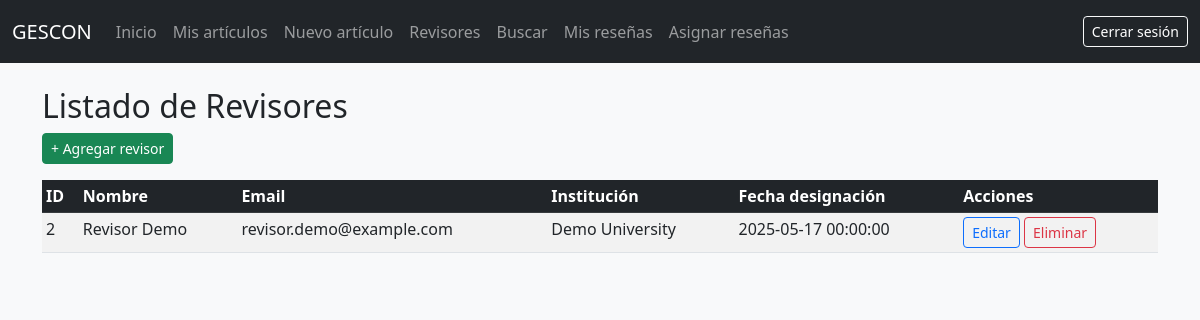
The page /PHP/revisores.php (signed in) on the database its author committed.
### tables this page shows
CREATE TABLE Revisor (
                         id_usuario        INT PRIMARY KEY,
                         institucion       VARCHAR(255),
                         fecha_designacion DATETIME,
                         FOREIGN KEY (id_usuario)
                             REFERENCES Usuario(id_usuario)
                             ON DELETE CASCADE
);

CREATE TABLE Usuario (
                         id_usuario      INT AUTO_INCREMENT PRIMARY KEY,
                         nombre          VARCHAR(100)  NOT NULL,
                         email           VARCHAR(255)  NOT NULL UNIQUE,
                         password_hash   CHAR(60)      NOT NULL,    
                         fecha_registro  DATETIME      NOT NULL DEFAULT CURRENT_TIMESTAMP,
                         activo          BOOLEAN       NOT NULL DEFAULT TRUE
);

### PHP/revisores.php (called while the page is built, shortened)
<?php
require_once __DIR__ . '/config/db.php';
$sql = "
  SELECT u.id_usuario, u.nombre, u.email,
         r.institucion, r.fecha_designacion
  FROM   Revisor r
  JOIN   Usuario u ON u.id_usuario = r.id_usuario
  ORDER BY u.nombre ASC
";
$revisores = $pdo->query($sql)->fetchAll(PDO::FETCH_ASSOC);
include __DIR__ . '/layout.php';

### PHP/revisores_view.php (the view)
<h2>Listado de Revisores</h2>
<p>
    <a href="/gescon/PHP/router.php?page=revisor_crear" class="btn btn-sm btn-success">
        + Agregar revisor
    </a>
</p>
<?php if (empty($revisores)): ?>
    <p>No hay revisores registrados.</p>
<?php else: ?>
    <table class="table table-striped table-sm">
        <thead class="table-dark">
        <tr>
            <th>ID</th>
            <th>Nombre</th>
            <th>Email</th>
            <th>Institución</th>
            <th>Fecha designación</th>
            <th>Acciones</th>
        </tr>
        </thead>
        <tbody>
        <?php foreach ($revisores as $r): ?>
            <tr>
                <td><?= $r['id_usuario'] ?></td>
                <td><?= htmlspecialchars($r['nombre']) ?></td>
                <td><?= htmlspecialchars($r['email']) ?></td>
                <td><?= htmlspecialchars($r['institucion']) ?></td>
                <td><?= $r['fecha_designacion'] ?></td>
                <td>
                    <a href="/gescon/PHP/router.php?page=revisor_editar&id=<?= $r['id_usuario'] ?>"
                       class="btn btn-sm btn-outline-primary">Editar</a>
                    <a href="/gescon/PHP/router.php?page=revisor_eliminar&id=<?= $r['id_usuario'] ?>"
                       class="btn btn-sm btn-outline-danger"
                       onclick="return confirm('¿Eliminar revisor?');">Eliminar</a>
                </td>
            </tr>
        <?php endforeach; ?>
        </tbody>
    </table>
<?php endif; ?>

### rows shown on the page
revisor: id_usuario.id_usuario "2", id_usuario.nombre "Revisor Demo", id_usuario.email "revisor.demo@example.com", institucion "Demo University", fecha_designacion "2025-05-17 00:00:00"
